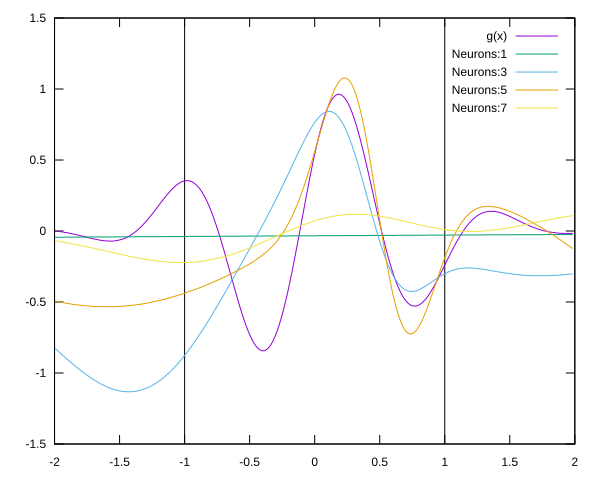

This figure's gnuplot source:
set terminal svg background "white"
set out "wavelet_fit.svg"
set arrow from -1, graph 0 to -1, graph 1 nohead
set arrow from 1, graph 0 to 1, graph 1 nohead

plot for [col=2:6] 'wavelet_fit_out.txt' using 1:col with lines title columnheader
